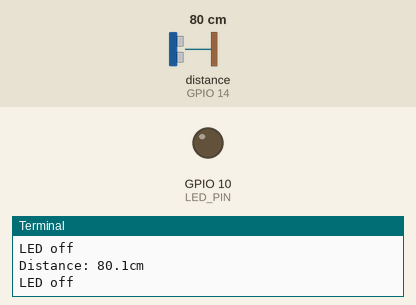
The program below on a simulated Raspberry Pi (BCM pin numbers). Parts: output pins drawn as LEDs (lit = HIGH), the last lines printed to the terminal. The inputs (shaded band) are chosen by the test bench; at power-on: distance to the obstacle (sensor on GPIO 14) 80 cm. The echo pulse lasts 58.3 µs per cm; the clock reads 2024-03-15 10:24:30 at power-on unless the program sets it; pins used as bus, display or sensor lines are not drawn.

Above: at 1.2 s.
1.3 s: distance to the obstacle (sensor on GPIO 14) set to 21 cm
2.8 s: distance to the obstacle (sensor on GPIO 14) set to 17 cm
At 3.4 s:
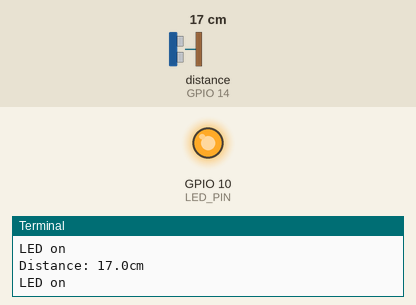
Timing chart, 0 to 5.8 s (numbered marks = the images above; inputs shaded):
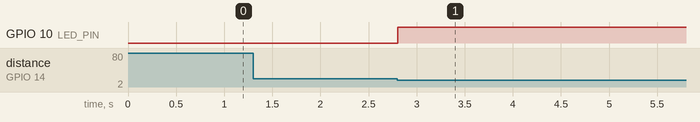

Measured:
- the behaviour switches between 20 and 19 cm on distance to the obstacle (sensor on GPIO 14) (found by bisection; images 0 and 1)
- after the input at 2.8 s, GPIO 10 (LED_PIN): LOW → HIGH at once

The program:

ultra_sonic_led.py
```python
import RPi.GPIO as GPIO
import time

TRIG_PIN = 4
ECHO_PIN = 14
LED_PIN = 10

GPIO.setmode(GPIO.BCM)
GPIO.setup(TRIG_PIN, GPIO.OUT)
GPIO.setup(ECHO_PIN, GPIO.IN)
GPIO.setup(LED_PIN, GPIO.OUT)

try:
    while True:
        GPIO.output(TRIG_PIN, True)
        time.sleep(0.00001)  # 10us (microsec)
        GPIO.output(TRIG_PIN, False)

        while GPIO.input(ECHO_PIN) == 0:    # 펄스 발생 중
            pass
        start = time.time()     # ECHO PIN HIGH (시작)

        while GPIO.input(ECHO_PIN) == 1:    # 펄스 발생 종료
            pass
        stop = time.time()      # ECHO PIN LOW (종료)

        duration_time = stop - start
        distance = duration_time * 17160  # 34321/2

        print('Distance: %.1fcm' % distance)

        if distance <= 20:
            GPIO.output(LED_PIN, GPIO.HIGH)
            print('LED on')
        else:
            GPIO.output(LED_PIN, GPIO.LOW)
            print('LED off')

        time.sleep(0.1)
finally:
    GPIO.cleanup()
    print('cleanup and exit')
```
